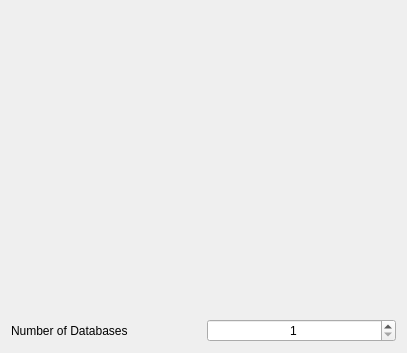
<?xml version="1.0" encoding="UTF-8"?>
<ui version="4.0">
 <class>CreateBatchIncrementing</class>
 <widget class="QWizardPage" name="CreateBatchIncrementing">
  <property name="geometry">
   <rect>
    <x>0</x>
    <y>0</y>
    <width>407</width>
    <height>353</height>
   </rect>
  </property>
  <property name="windowTitle">
   <string>WizardPage</string>
  </property>
  <layout class="QGridLayout" name="gridLayout">
   <item row="0" column="0" colspan="2">
    <widget class="TabDbSelectorWidget" name="widget" native="true"/>
   </item>
   <item row="1" column="0" colspan="2">
    <widget class="DatabaseParameterWidget" name="databaseParameterWidget" native="true"/>
   </item>
   <item row="2" column="0">
    <widget class="QLabel" name="label_6">
     <property name="text">
      <string>Number of Databases</string>
     </property>
    </widget>
   </item>
   <item row="2" column="1">
    <widget class="QSpinBox" name="spinBox">
     <property name="alignment">
      <set>Qt::AlignCenter</set>
     </property>
     <property name="minimum">
      <number>1</number>
     </property>
     <property name="maximum">
      <number>999</number>
     </property>
    </widget>
   </item>
  </layout>
 </widget>
 <customwidgets>
  <customwidget>
   <class>DatabaseParameterWidget</class>
   <extends>QWidget</extends>
   <header>DsgTools.CustomWidgets.databaseParameterWidget.h</header>
   <container>1</container>
  </customwidget>
  <customwidget>
   <class>TabDbSelectorWidget</class>
   <extends>QWidget</extends>
   <header>DgsTools.CustomWidgets.tabDbSelectorWidget.h</header>
   <container>1</container>
  </customwidget>
 </customwidgets>
 <resources/>
 <connections/>
</ui>
